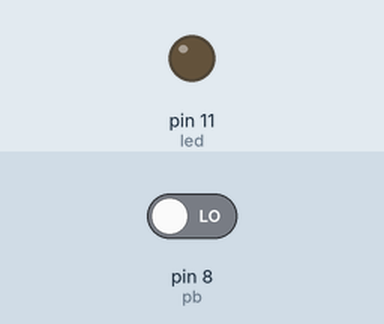
Recording of a sketch running on a simulated Arduino Uno, built with avr-gcc and run on an emulated ATmega328P. On the bench: output pins drawn as LEDs (lit = HIGH). Inputs (shaded band) come from the test bench; at power-on: pin 8 (pb) LOW.

Above: at 1.2 s.
1.3 s: pin 8 (pb) driven HIGH
At 2.5 s:
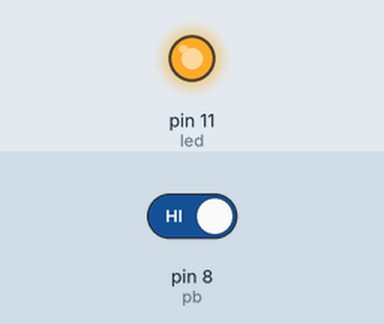
2.8 s: pin 8 (pb) driven LOW
At 3.6 s:
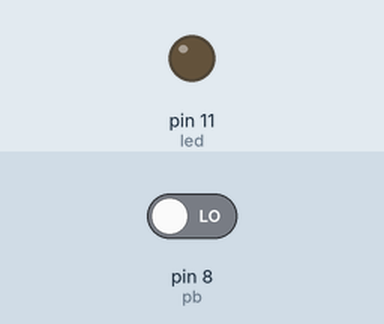
Timing chart, 0 to 5.8 s (numbered marks = the images above; inputs shaded):
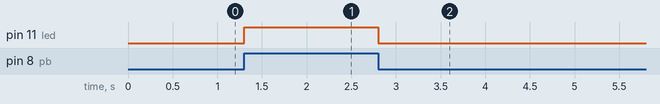

The sketch:

PB.ino
```cpp
int led = 11;
int pb = 8;

void setup() {
  // put your setup code here, to run once:
pinMode(led,OUTPUT);
pinMode(pb,INPUT);
}

void loop() {
  // put your main code here, to run repeatedly:
int buttonVal = digitalRead(pb);
if(LOW == buttonVal){
  digitalWrite(led,LOW);
}else{digitalWrite(led,HIGH);}


}
```

Measured:
- after the input at 1.3 s, pin 11 (led): LOW → HIGH at once
- after the input at 2.8 s, pin 11 (led): HIGH → LOW at once
